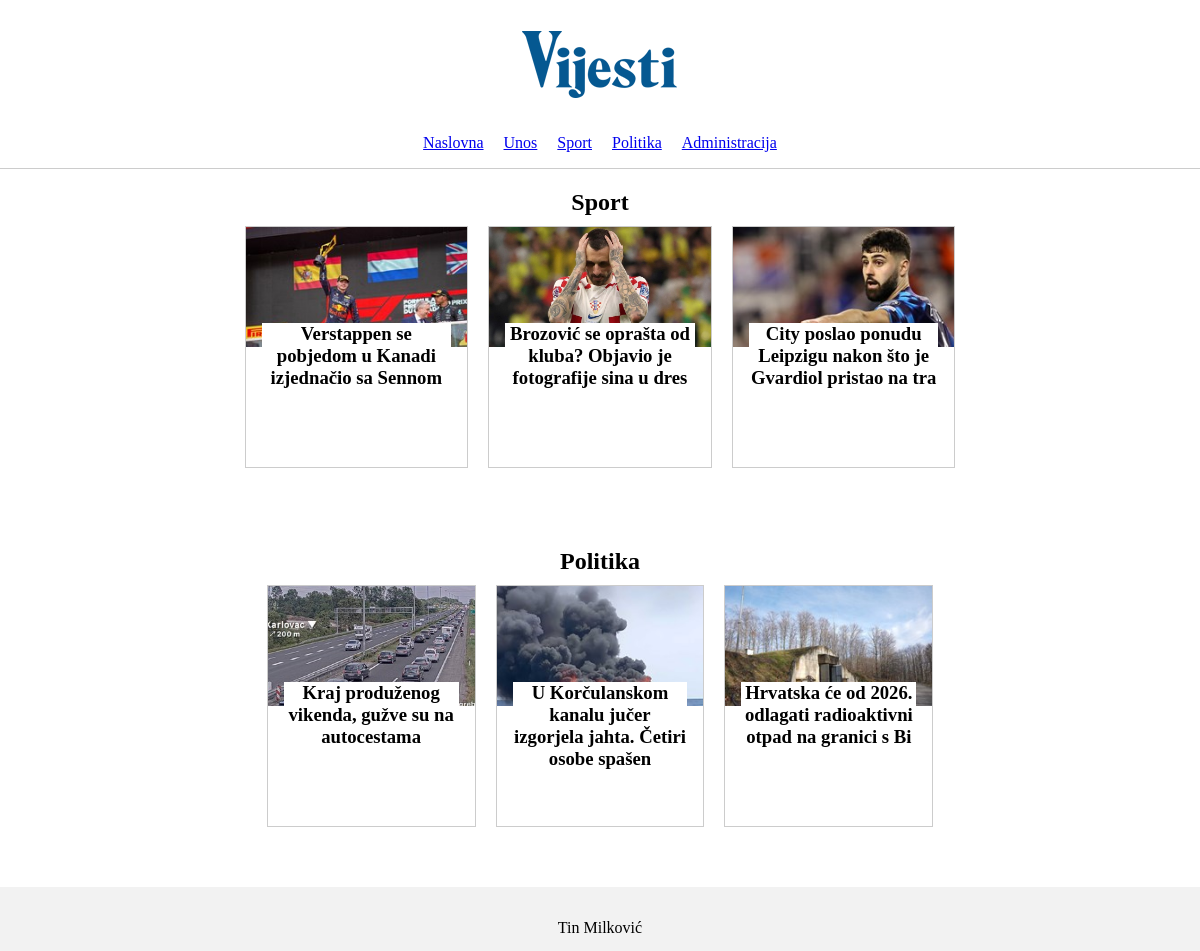
The page / on the database its author committed.
### tables this page shows
CREATE TABLE `clanak` (
  `id` int(11) NOT NULL,
  `datum` varchar(32) NOT NULL,
  `naslov` varchar(64) NOT NULL,
  `sazetak` text NOT NULL,
  `tekst` text NOT NULL,
  `slika` varchar(64) NOT NULL,
  `kategorija` varchar(64) NOT NULL,
  `arhiva` tinyint(1) NOT NULL
);

### index.php (the view, shortened to what this page needs)
<!DOCTYPE html>
<html lang="en">
<head>
  <link rel="stylesheet" href="style.css" type="text/css">
</head>
<body>
  <div class="container">
    <header class="header">
      <img src="img/logo.jpg" />
      <nav>
        <ul>
          <li><a href="index.php">Naslovna</a></li>
          <li><a href="unos.php">Unos</a></li>
          <li><a href="kategorija.php?id=sport">Sport</a></li>
          <li><a href="kategorija.php?id=politika">Politika</a></li>
          <li><a href="administrator.php">Administracija</a></li>
        </ul>
      </nav>
    </header>
    <?php
      include 'connect.php';
    ?>
    <div class="wrapper">
      <div class="kategorija">
        <h2 class="kategorija-naslov">Sport</h2>
        <div class="red-clanaka">
          <?php
            $query = "SELECT * FROM clanak WHERE arhiva=0 AND kategorija='sport' LIMIT 3";
            $result = mysqli_query($dbc, $query);
            while($row = mysqli_fetch_array($result)) {
              echo '<div class="clanak-box">';
              echo '<a href="clanak.php?id='.$row['id'].'">';
              echo '<img class="clanak-img" src="'.UPLPATH . $row['slika'].'" />';
              echo '<h3 class="clanak-naslov">' . $row['naslov'] . '</h3>';
              echo '</a>';
              echo '</div>';
            }
          ?>
        </div>
      </div>
      <div class="kategorija">
        <h2 class="kategorija-naslov">Politika</h2>
        <div class="red-clanaka">
          <?php
            $query = "SELECT * FROM clanak WHERE arhiva=0 AND kategorija='politika' LIMIT 3";
            $result = mysqli_query($dbc, $query);
            while($row = mysqli_fetch_array($result)) {
              echo '<div class="clanak-box">';
              echo '<a href="clanak.php?id='.$row['id'].'">';
              echo '<img class="clanak-img" src="'.UPLPATH . $row['slika'].'" />';
              echo '<h3 class="clanak-naslov">' . $row['naslov'] . '</h3>';
              echo '</a>';
              echo '</div>';
            }
          ?>
        </div>
      </div>
    </div>
  </div>
  <footer class="footer">
    <p>Tin Milković</p>
  </footer>
</body>
</html>

### style.css (style rules this page uses)
html, body { height: 100%; margin: 0; padding: 0; display: flex; flex-direction: column; }
.container { flex: 1; display: flex; flex-direction: column; }
.wrapper { flex: 1; display: flex; flex-direction: column; align-items: center; justify-content: center; }
.header { text-align: center; border-bottom: 1px solid #ccc; padding-bottom: 1rem; }
.header img { margin-bottom: 10px; }
.header ul { list-style-type: none; margin: 0; padding: 0; display: flex; justify-content: center; }
.header li { margin: 0 10px; }
.kategorija { margin-bottom: 20px; text-align: center; }
.kategorija-naslov { margin-bottom: 10px; font-weight: bold; text-align: center; }
.red-clanaka { display: flex; flex-wrap: wrap; justify-content: center; margin-bottom: 20px; }
.red-clanaka .clanak-box { width: calc(33.33% - 20px); height: 15rem; margin: 0 10px 20px; border: 1px solid #ccc; text-align: center; position: relative; }
.red-clanaka .clanak-box:nth-child(3n + 1) { margin-left: 0; }
.red-clanaka .clanak-box:nth-child(3n) { margin-right: 0; }
.clanak-img { width: 100%; height: 50%; object-fit: cover; }
.clanak-naslov { position: absolute; background-color: white; font-weight: bold; top: 5rem; margin: 1rem; color: black; }
.footer { padding: 1rem 0; height: 2rem; width: 100%; background-color: #f2f2f2; text-align: center; margin-top: auto; }

### rows shown on the page
clanak: slika (picture), naslov "Verstappen se pobjedom u Kanadi izjednačio sa Sennom"
clanak: slika (picture), naslov "Brozović se oprašta od kluba? Objavio je fotografije sina u dres"
clanak: slika (picture), naslov "City poslao ponudu Leipzigu nakon što je Gvardiol pristao na tra"
clanak: slika (picture), naslov "Kraj produženog vikenda, gužve su na autocestama"
clanak: slika (picture), naslov "U Korčulanskom kanalu jučer izgorjela jahta. Četiri osobe spašen"
clanak: slika (picture), naslov "Hrvatska će od 2026. odlagati radioaktivni otpad na granici s Bi"
